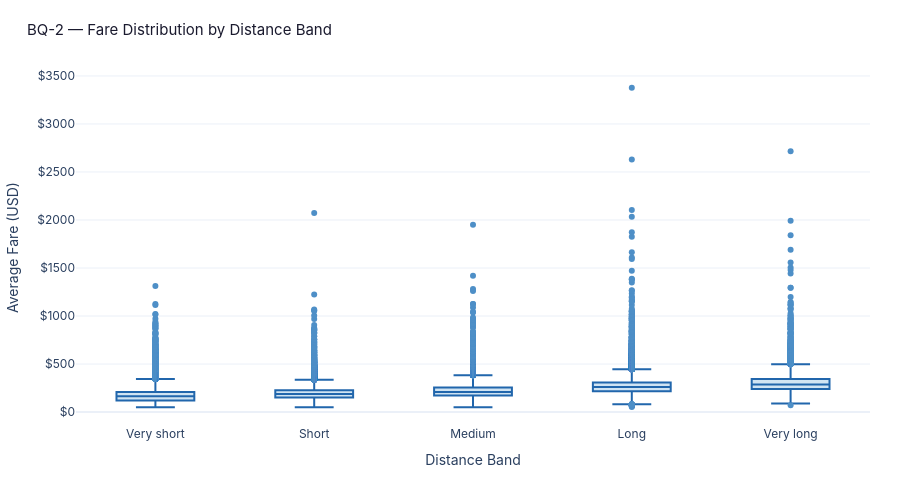

This figure's notebook cell:
### Markdown cell above
### EDA II — Economies of Distance in Airline Pricing
**BQ-2: Does route distance explain pricing behavior, or do other forces dominate on long-haul?**

### Code cell
# Plotly box — single color, ordered bands
# Box plots are more readable than violins at this scale:
# shapes are easier to compare; quartile values are hoverable

band_order = ['Very short', 'Short', 'Medium', 'Long', 'Very long']

fig = go.Figure()
for band in band_order:
    vals = df.loc[df['distance_band'] == band, 'average_fare'].dropna()
    fig.add_trace(go.Box(
        y=vals,
        name=band,
        marker_color=C_BASE,
        line_color=C_LINE,
        fillcolor=C_LIGHT,
        boxmean=False,
        hovertemplate=f'<b>{band}</b><br>Fare: $%{{y:,.0f}}<extra></extra>',
    ))

fig = plotly_style(fig,
    title='BQ-2 — Fare Distribution by Distance Band',
    xtitle='Distance Band',
    ytitle='Average Fare (USD)',
    height=480,
)
fig.update_yaxes(tickprefix='$')
fig.update_layout(showlegend=False)
fig.show()

### Figure 1 — Plotly figure (JSON) as saved in the notebook; plotly's stock layout.template omitted (floating-point values rounded to 4 significant figures; data arrays with more than 128 entries replaced by an {"elided": "..."} marker saying what was removed)
{"data": [{"boxmean": false, "fillcolor": "#d0e4f3", "hovertemplate": "<b>Very short</b><br>Fare: $%{y:,.0f}<extra></extra>", "line": {"color": "#2166ac"}, "marker": {"color": "#4e8fc7"}, "name": "Very short", "type": "box", "y": {"elided": "45459 float values"}}, {"boxmean": false, "fillcolor": "#d0e4f3", "hovertemplate": "<b>Short</b><br>Fare: $%{y:,.0f}<extra></extra>", "line": {"color": "#2166ac"}, "marker": {"color": "#4e8fc7"}, "name": "Short", "type": "box", "y": {"elided": "74396 float values"}}, {"boxmean": false, "fillcolor": "#d0e4f3", "hovertemplate": "<b>Medium</b><br>Fare: $%{y:,.0f}<extra></extra>", "line": {"color": "#2166ac"}, "marker": {"color": "#4e8fc7"}, "name": "Medium", "type": "box", "y": {"elided": "51845 float values"}}, {"boxmean": false, "fillcolor": "#d0e4f3", "hovertemplate": "<b>Long</b><br>Fare: $%{y:,.0f}<extra></extra>", "line": {"color": "#2166ac"}, "marker": {"color": "#4e8fc7"}, "name": "Long", "type": "box", "y": {"elided": "60905 float values"}}, {"boxmean": false, "fillcolor": "#d0e4f3", "hovertemplate": "<b>Very long</b><br>Fare: $%{y:,.0f}<extra></extra>", "line": {"color": "#2166ac"}, "marker": {"color": "#4e8fc7"}, "name": "Very long", "type": "box", "y": {"elided": "13350 float values"}}], "layout": {"font": {"family": "Inter, Arial, sans-serif", "size": 12}, "height": 480, "hoverlabel": {"bgcolor": "white", "font": {"family": "Inter, Arial, sans-serif", "size": 12}}, "legend": {"bgcolor": "rgba(255,255,255,0.9)", "bordercolor": "#dddddd", "borderwidth": 1}, "margin": {"b": 55, "l": 65, "r": 30, "t": 70}, "showlegend": false, "title": {"font": {"color": "#1a1a2e", "family": "Inter, Arial, sans-serif", "size": 15}, "text": "BQ-2 — Fare Distribution by Distance Band", "x": 0.03}, "xaxis": {"title": {"text": "Distance Band"}}, "yaxis": {"tickprefix": "$", "title": {"text": "Average Fare (USD)"}}}}
